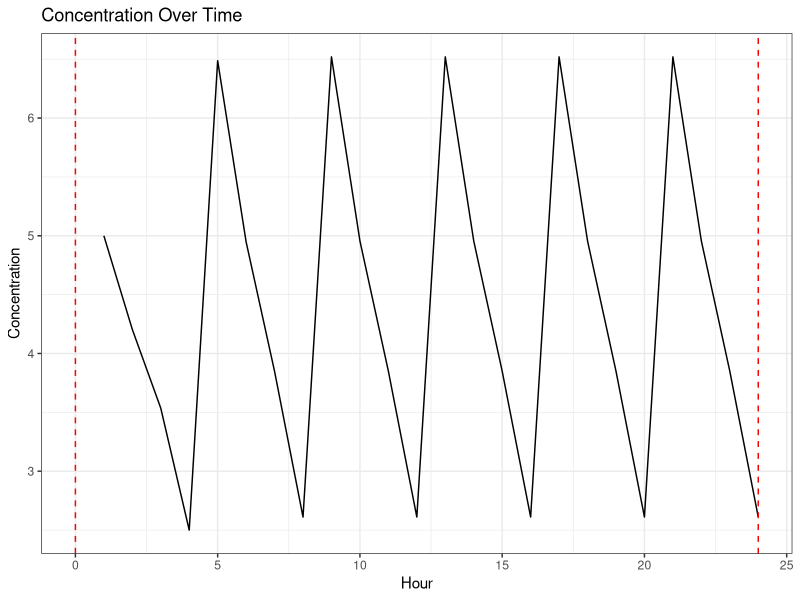
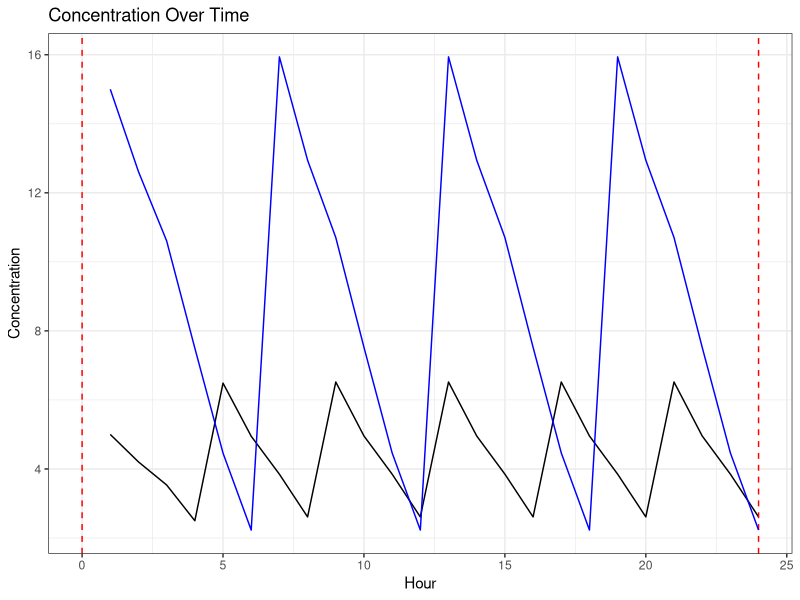

Reproduce these figures in R, in order.
library(ggplot2)
library(tidyverse)

dat <- tibble(Hour = seq(1:168),
              Concentration_High = rep(15,168),
              Hour_Since_Dose = rep(c(0,1,2,3),42))

dat <- dat %>% mutate(Concentration = 
                        dat$Concentration_High * (0.5^(dat$Hour_Since_Dose / 4)))

doses <- 42
dose_strength <- 5
half_life <- 4
concentration <- function(doses, dose_strength, half_life) {
final_mat <- data.frame(matrix(0, nrow = 168, ncol = doses + 1))
final_mat[,1] <- rep(0:(168/doses - 1), doses)
track = 0
for (i in 1:168){
  for (j in 1:doses){
    if (final_mat[i,1] == 0) {
      final_mat[i,j+1+track] = dose_strength
      track = track + 1
      break
    }
  }
}
head(final_mat)

for (j in 1:doses) {
  hour = 0
  for (i in 1:167) {
    if (final_mat[i,j + 1] == dose_strength) {
      hour = 1
      final_mat[i+1, j+1] = final_mat[i, j+1] * 0.5^(hour / half_life)
    } else if (final_mat[i + 1, j + 1] == dose_strength) {
      
    } else {
      final_mat[i+1, j+1] = final_mat[i, j+1] * 0.5^(hour / half_life)
      hour = hour + 1
    }
  }
}
head(final_mat)

final_mat$Total <- apply(final_mat[,-1], MARGIN = 1, sum)
return(final_mat$Total)
}

strength_5 <- concentration(doses = 42,
                            dose_strength = 5,
                            half_life = 4)
strength_15 <- concentration(doses = 28,
                            dose_strength = 15,
                            half_life = 4)


dat$Total_5 <- strength_5
dat$Total_15 <- strength_15

adult <- ggplot(dat, aes(x = Hour)) +
  geom_line(aes(y = Total_5)) + 
  geom_vline(xintercept = c(0, 24, 48, 72, 96, 120, 144, 168),
             color = 'red', linetype = 2) + 
  theme_bw() +
  xlim(0, 24) + # Single Day
  labs(title = 'Concentration Over Time', y = 'Concentration')

adult

adult + geom_line(aes(y = Total_15), 
                  color = 'blue')
